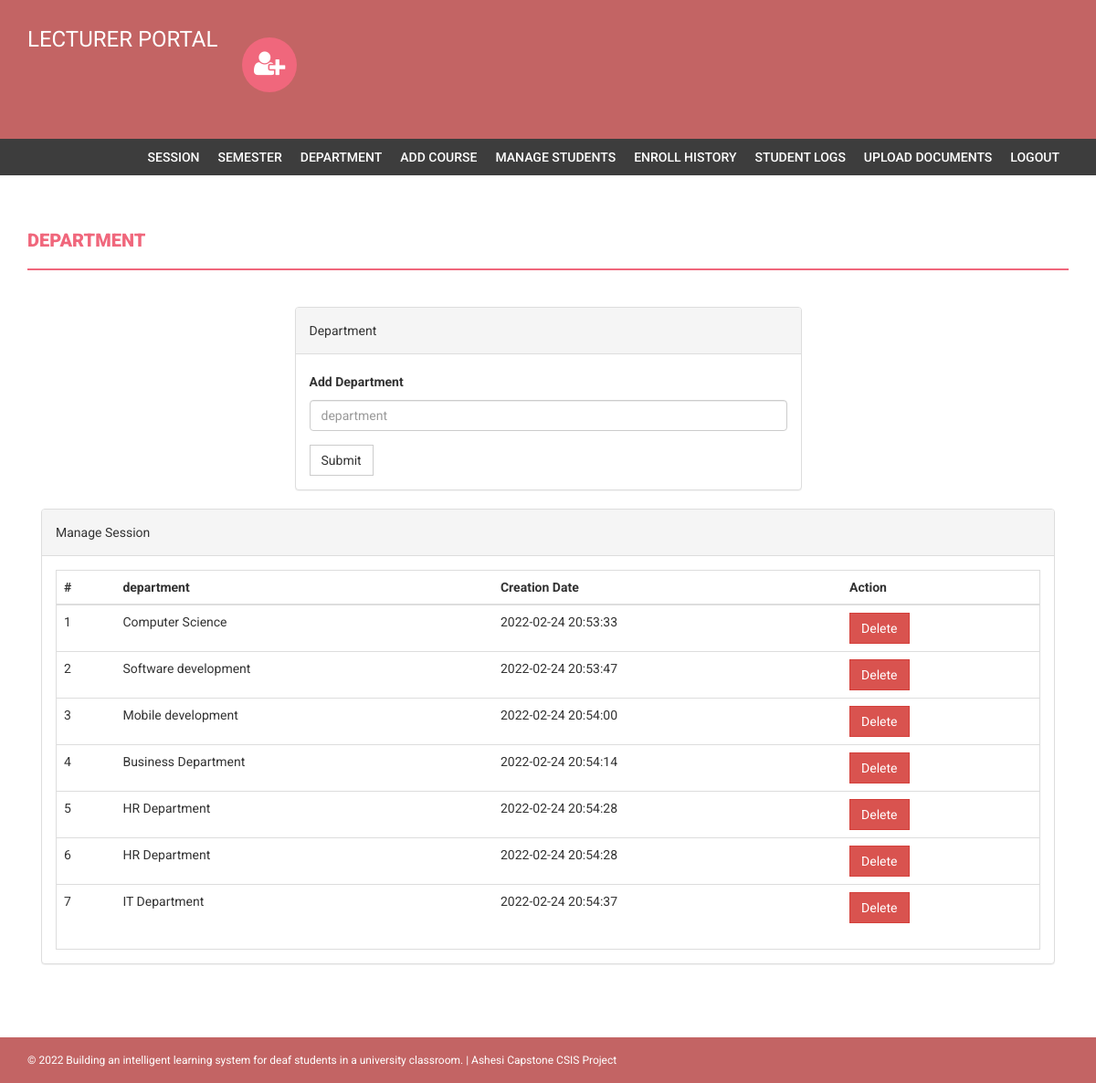
The page /admin/department.php (signed in) on the database its author committed.
### tables this page shows
CREATE TABLE `department` (
  `id` int(11) NOT NULL,
  `department` varchar(255) DEFAULT NULL,
  `creationDate` timestamp NULL DEFAULT current_timestamp()
);

### admin/department.php (the view, shortened to what this page needs)
<?php
if(strlen($_SESSION['alogin'])==0)
    {
header('location:index.php');
}
else{
?>
<!DOCTYPE html>
<html xmlns="http://www.w3.org/1999/xhtml">
<head>
    <link href="assets/css/bootstrap.css" rel="stylesheet" />
    <link href="assets/css/font-awesome.css" rel="stylesheet" />
    <link href="assets/css/style.css" rel="stylesheet" />
</head>
<body>
<?php include('includes/header.php');?>
<?php if($_SESSION['alogin']!="")
{
 include('includes/menubar.php');
}
 ?>
    <div class="content-wrapper">
        <div class="container">
              <div class="row">
                    <div class="col-md-12">
                        <h1 class="page-head-line">Department  </h1>
                    </div>
                </div>
                <div class="row" >
                  <div class="col-md-3"></div>
                    <div class="col-md-6">
                        <div class="panel panel-default">
                        <div class="panel-heading">
                           Department
                        </div>
                        <div class="panel-body">
                       <form name="dept" method="post">
   <div class="form-group">
    <label for="department">Add Department  </label>
    <input type="text" class="form-control" id="department" name="department" placeholder="department" required />
  </div>
 <button type="submit" name="submit" class="btn btn-default">Submit</button>
</form>
                            </div>
                            </div>
                    </div>
                </div>
                <div class="col-md-12">
                    <div class="panel panel-default">
                        <div class="panel-heading">
                            Manage Session
                        </div>
                        <div class="panel-body">
                            <div class="table-responsive table-bordered">
                                <table class="table">
                                    <thead>
                                        <tr>
                                            <th>#</th>
                                            <th>department</th>
                                            <th>Creation Date</th>
                                            <th>Action</th>
                                        </tr>
                                    </thead>
                                    <tbody>
<?php
$sql=mysqli_query($con,"select * from department");
$cnt=1;
while($row=mysqli_fetch_array($sql))
{
?>
                                        <tr>
                                            <td><?php echo $cnt;?></td>
                                            <td><?php echo htmlentities($row['department']);?></td>
                                            <td><?php echo htmlentities($row['creationDate']);?></td>
                                            <td>
  <a href="department.php?id=<?php echo $row['id']?>&del=delete" onClick="return confirm('Are you sure you want to delete?')">
                                            <button class="btn btn-danger">Delete</button>
</a>
                                            </td>
                                        </tr>
<?php
$cnt++;
} ?>
                                    </tbody>
                                </table>
                            </div>
                        </div>
                    </div>
                </div>
            </div>
        </div>
  <?php include('includes/footer.php');?>
</body>
</html>
<?php } ?>

### admin/includes/header.php (shortened to what this page needs)
<div class="navbar navbar-inverse set-radius-zero">
    <div class="container">
        <div class="navbar-header">
             <a class="navbar-brand" href="#" style="color:#fff; font-size:24px;4px; line-height:24px; ">
               LECTURER PORTAL
            </a>
        </div>
        <div class="left-div">
            <i class="fa fa-user-plus login-icon" ></i>
    </div>
        </div>
    </div>

### admin/includes/menubar.php
<section class="menu-section">
        <div class="container">
            <div class="row">
                <div class="col-md-12">
                    <div class="navbar-collapse collapse ">
                        <ul id="menu-top" class="nav navbar-nav navbar-right">
                            <li><a href="session.php">Session</a></li>
                            <li><a href="semester.php">Semester </a></li>
                            <li><a   href="department.php">Department</a></li>
                            <li><a href="course.php">Add Course</a></li>
                            <li><a href="manage-students.php">Manage Students</a></li>
                            <li><a href="enroll-history.php">Enroll History</a></li>
                            <li><a href="user-log.php">Student Logs </a></li>
                            <li><a href="uploadslides.php">Upload Documents </a></li>
                            <li><a href="logout.php">Logout</a></li>
                        </ul>
                    </div>
                </div>
            </div>
        </div>
    </section>

### admin/includes/footer.php
<footer>
        <div class="container">
            <div class="row">
                <div class="col-md-12">
                    &copy; 2022 Building an intelligent learning system for deaf students in a university classroom. | Ashesi Capstone  <a href="#" target="_blank"> CSIS Project</a>
                </div>
            </div>
        </div>
    </footer>

### admin/assets/css/style.css (style rules this page uses)
body { font-family: 'Roboto', sans-serif; line-height: 30px; }
.set-radius-zero { border-radius: 0px; -moz-border-radius: 0px; -webkit-border-radius: 0px; }
.content-wrapper { margin-top: 40px; min-height: 600px; padding-bottom: 60px; }
.page-head-line { font-weight: 900; padding-bottom: 20px; border-bottom: 2px solid #F0677C; text-transform: uppercase; color: #F0677C; font-size: 20px; margin-bottom: 40px; }
.btn { border-radius: 0px; -webkit-border-radius: 0px; -moz-border-radius: 0px; }
.login-icon { height: 60px; width: 60px; padding: 13px; border-radius: 50%; font-size: 30px; margin-bottom: 20px; color: #fff; text-align: center; cursor:pointer; background-color:#F0677C; -webkit-border-radius:50%; -moz-border-radius:50%; }
.left-div { padding-left: 30px; margin-top: 40px; margin-bottom: 30px; }
.navbar-brand { width: 250px; padding-top: 30px; }
.menu-section { background-color: #3D3D3D; }
#menu-top a { color: #FFF; text-decoration: none; font-weight: 500; padding: 10px 10px 10px 10px; text-transform: uppercase; }
.navbar-inverse { background-color: #C36464; border-color: transparent; }
.navbar { margin-bottom: 0px; }
footer { padding: 10px; color: #fff; font-size: 12px; background-color: #C36464; }
footer a, footer a:hover { color: #fff; text-decoration: none; }

### rows shown on the page
department: department "Computer Science", creationDate "2022-02-24 20:53:33"
department: department "Software development", creationDate "2022-02-24 20:53:47"
department: department "Mobile development", creationDate "2022-02-24 20:54:00"
department: department "Business Department", creationDate "2022-02-24 20:54:14"
department: department "HR Department", creationDate "2022-02-24 20:54:28"
department: department "HR Department", creationDate "2022-02-24 20:54:28"
department: department "IT Department", creationDate "2022-02-24 20:54:37"
